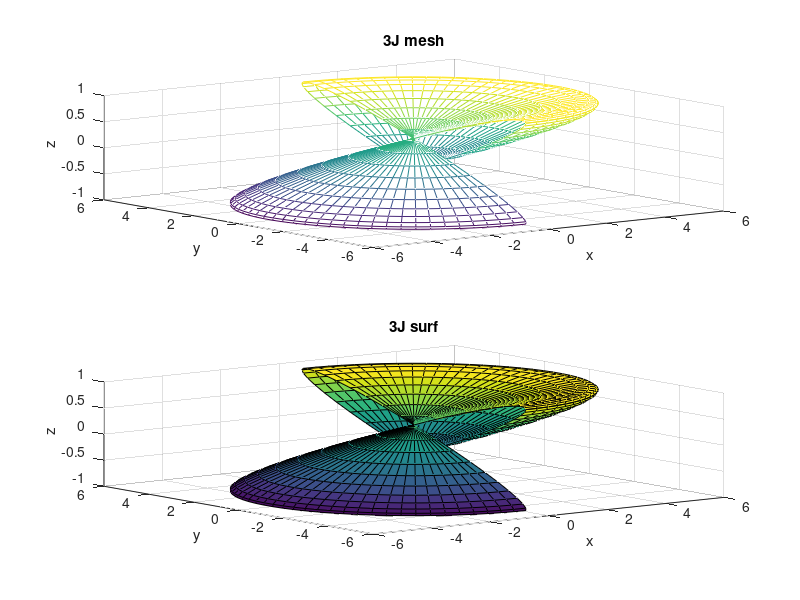

The MATLAB script that drew this image:
clear all
u1=0;
u2=2.*pi;
v1=-pi./2;
v2=pi./2;
n1=40;
n2=40;
u=linspace(u1,u2,n1);
v=linspace(v1,v2,n2);
[UU,VV]=meshgrid(u,v);
a=5;
b=5;

X=a.*cos(UU).*cos(VV);
Y=a.*cos(UU).*sin(VV);
Z=sin(UU-a);
subplot(2,1,1)
mesh(X, Y, Z)
title('3J mesh')
xlabel('x')
ylabel('y')
zlabel('z')
subplot(2,1,2)
surf(X, Y, Z)
title('3J surf')
xlabel('x')
ylabel('y')
zlabel('z')